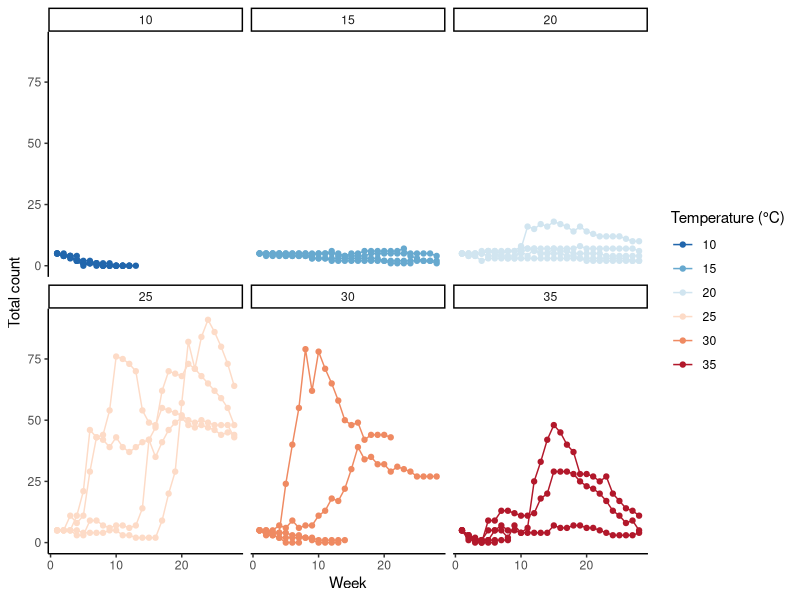
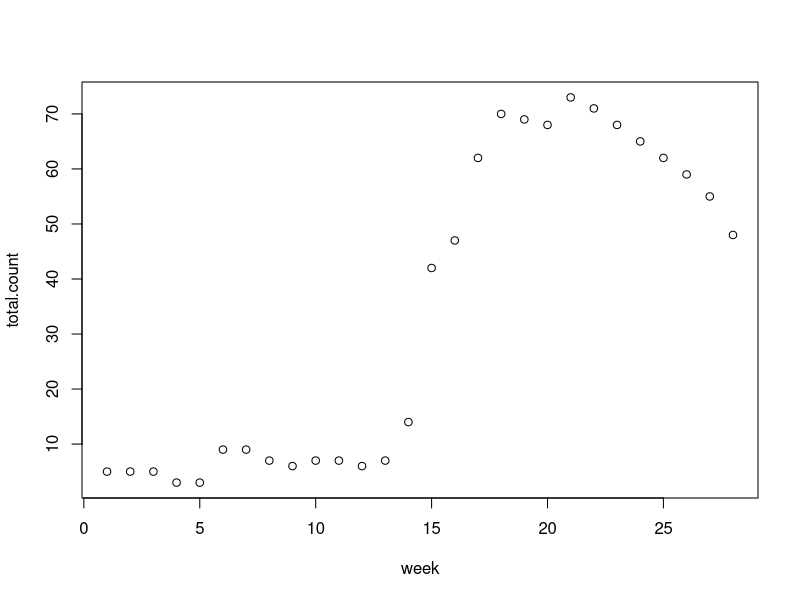
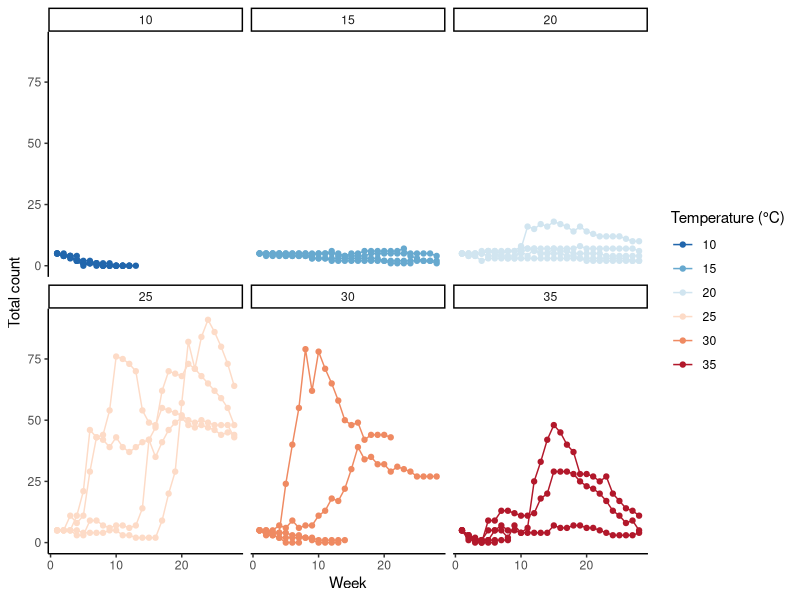

These charts were generated, in order, by the following R code: (Note: this script raises an error after producing the figures.)
### Exploratory analyses for the Biology 306 flour beetle population growth project

# Packages needed:
library(stringr)
library(dplyr)
library(ggplot2)
library(RColorBrewer)

# Dataset needed:
beetle.full <- read.csv("beetle_data_FULL.csv", header = TRUE)

#### STEP 1: Data wrangling ####

# Adding column for temperature
beetle.full$temperature <- sapply(str_split(beetle.full$code, "-"), function(x) tail(x, n = 1))

# Creating a new data frame for total count
beetle <- beetle.full %>%
  group_by(code, week, temperature) %>%
  summarise(total.count = sum(count))

# Calculating mean final density
beetle.max.week <- beetle %>%
  group_by(code) %>%
  filter(week == max(week)) %>%
  group_by(temperature) %>%
  summarise(mean.total.count = mean(total.count))

#### STEP 2: Visualizations ####

#X <- 35 # Swap out for different temperatures
#beetle.subset <- beetle %>%
#  filter(temperature == X)

palette <- rev(brewer.pal(n = 6, name = "RdBu"))

(gg.all <- ggplot(aes(x = week, y = total.count, color = temperature, group = code), 
                  data = beetle) +
  scale_color_manual(values = palette) +
  facet_wrap(~ temperature) +
  theme_classic() +
  geom_line() +
  geom_point() +
  labs(x = "Week", y = "Total count", color = "Temperature (°C)"))
ggsave("all_temps.png", plot = gg.all, width = 10, height = 5)
  

#### STEP 3: Fitting models ####

# Define logistic function (see https://eligurarie.github.io/EFB370/labs/lab6/Lab6_FittingLogisticCurves.html)


N.logistic <- function(x, N0, K, r0) K/(1 + ((K - N0)/N0) * exp(-r0*x))

beetle.subset <- subset(beetle, code == levels(factor(beetle$code))[20]) # specify temp and population
plot(total.count ~ week, data = beetle.subset) #visualize

#ss.logistic.fit <- nls(total.count ~ SSlogis(week, 14, 11, scal), 
#                    data = beetle.subset)

logistic.fit <- nls(total.count ~ N.logistic(week, N0, K, r0), 
                    data = beetle.subset,
                    start = list(N0 = 5, K = 50, r0 = 1))
# Datasets throwing error: 1, 2, 5, 7, 8, 11, 12, 14, 16, 17, 18, 19, 22, 23, 24, 25, 26, 27
summary(logistic.fit)

## IN PROGRESS: Coerce function to start with N0 of 5? 
N.logistic.five <- function(x, K, r0) K/(1 + ((K - 5)/5) * exp(-r0*x))
logistic.fit.five <-  nls(total.count ~ N.logistic.five(week, K, r0), 
                          data = beetle.subset,
                          start = list(K = 50, r0 = 1))


ggplot(beetle.subset, aes(x=week, y=total.count)) + 
  geom_point(size=3) + 
  geom_smooth(method = "nls", method.args = list(formula = y ~ K/(1 + ((K - N0)/N0)*exp(-r0*x)), start = list(N0 = 5, K = 50, r0 = 1)), 
              data = beetle.subset,
              se = FALSE) +
  theme_classic()








#### STOP!!! ####


# The following is a subset of code from Sean, to be tweaked and added in. 
# See original file for appropriate context (Lab_7_Analysis)



#-- Do nls() fits of logistic to time series data (mean_count vs. lab_week)
# Define logistic function (see https://eligurarie.github.io/EFB370/labs/lab6/Lab6_FittingLogisticCurves.html)
N.logistic <- function(x, N0, K, r0) K/(1 + ((K - N0)/N0)*exp(-r0*x))
#--Low temperature [fitted estimates are r0 = 1.33, K = 79.09]
fit_low <- nls(mean_count ~ N.logistic(lab_week, N0, K, r0), data = subset(pooled_average, pooled_average$treatment=='low'), 
               start = list(N0 = 5, K = 60, r0 = 1.5))
summary(fit_low)
#--Med temperature [fitted estimates are r0 = 1.63, K = 57.63]
fit_med <- nls(mean_count ~ N.logistic(lab_week, N0, K, r0), data = subset(pooled_average, pooled_average$treatment=='med'), 
               start = list(N0 = 5, K = 60, r0 = 1.5))
summary(fit_med)
#--High temperature [fitted estimates are r0 = 1.65, K = 35.94]
fit_high <- nls(mean_count ~ N.logistic(lab_week, N0, K, r0), data = subset(pooled_average, pooled_average$treatment=='high'), 
                start = list(N0 = 5, K = 60, r0 = 1.5))
summary(fit_high)

# Make loop to fit model and store parameters in a dataframe (https://stackoverflow.com/questions/71131348/extract-model-parameters-from-nls-model-for-loop)
library(tidyverse)
temp_treatment <- unique(pooled_average$treatment)

# define start to obtain the number and name of fit parameters
start <- list(N0 = 5, K = 60, r0 = 1.5)
# create empty data.frame to store IDs and parameters
params <- data.frame(matrix(nrow = length(temp_treatment), ncol = 1+length(start)))
names(params) <- c("temp_treatment",names(start))

#for loop to run through all the treatments
# (changed to 'seq_along()' to get consecutive 'i's
#  for easier indexing of the 'param'-data.frame)
for (i in seq_along(temp_treatment)){
  #Creating our dataframe for treatment "i"
  Individual_DFs <- pooled_average %>% filter (treatment %in% temp_treatment[i]) 
  
  #Fit model for treatment "i"
  nls.floop <- nls(mean_count ~ N.logistic(lab_week, N0, K, r0),
                   data = Individual_DFs, 
                   start = start)
  
  # store IDs
  params[i,1] <- temp_treatment[i]
  # store fit parameters
  params[i,2:ncol(params)] <- nls.floop$m$getPars()
}

#--Make a quick plot of averaged data, with fitted logistic models (https://stackoverflow.com/questions/46800516/how-to-plot-the-output-from-an-nls-model-fit-in-ggplot2)
plot(pooled_average$lab_week, pooled_average$mean_count,
     pch = 19,
     col = factor(pooled_average$treatment))
library(ggplot2)
ggplot(pooled_average, aes(x=lab_week, y=mean_count, color=treatment)) + 
  geom_point(size=3) + 
  geom_smooth(method = "nls", method.args = list(formula = y ~ K/(1 + ((K - N0)/N0)*exp(-r0*x)), start = start), 
              data = pooled_average,
              se = FALSE,
              aes(color = factor(treatment))) +
  theme_bw(base_size=12) +
  theme(panel.grid.major = element_blank(), panel.grid.minor = element_blank(), 
        axis.line = element_line(colour = "black"))

#--Make some Arrhenius plots
# First, calculate Boltzmann temperature
temp$invBT_eV <- 1/(0.00008617*(temp$temp_C + 273.15))
# Calculate mean 1/kT
library(plyr)
temp_means <- ddply(temp, .(treatment), summarize, invBT_eV_mean=mean(invBT_eV, na.rm=T))
# Add temp data to dataframe with fitted r and K
params$invBT_eV <- temp_means[match(params$temp_treatment,temp_means$treatment),"invBT_eV_mean"]

# Plot K vs. 1/kT
library(ggplot2)
library(scales)
ggplot(params, aes(x=invBT_eV, y=K, color=temp_treatment)) + 
  geom_smooth(method = "lm", se=FALSE, color="black") + 
  geom_point(size=3) + 
  xlab(expression(paste('Inverse temperature ', '<1/',italic('kT'),'>', ' (',  eV^{-1}, ')'))) +
  ylab(expression(paste('Carrying capacity ',italic('K'),' (ind)'))) +
  scale_y_continuous(trans="log", breaks = trans_breaks("log", function(x) exp(x), n=3), 
                     labels = trans_format("log", math_format(e^.x))) +
  theme_bw(base_size=12) +
  theme(panel.grid.major = element_blank(), panel.grid.minor = element_blank(), 
        axis.line = element_line(colour = "black"))
# Estimate E for K
K_Arrhenius <- lm(log(K) ~ invBT_eV, params)
summary(K_Arrhenius)
confint(K_Arrhenius)

# Plot r vs. 1/kT
ggplot(params, aes(x=invBT_eV, y=r0, color=temp_treatment)) + 
  geom_smooth(method = "lm", se=FALSE, color="black") + 
  geom_point(size=3) + 
  xlab(expression(paste('Inverse temperature ', '<1/',italic('kT'),'>', ' (',  eV^{-1}, ')'))) +
  ylab(expression(paste('Intrinsic rate of increase ',italic('r'),' (ind/ind/t)'))) +
  #ylab(expression("Intrinsic rate of increase, r")) +
  scale_y_continuous(trans="log", breaks = trans_breaks("log", function(x) exp(x), n=3), 
                     labels = trans_format("log", math_format(e^.x))) +
  theme_bw(base_size=12) +
  theme(panel.grid.major = element_blank(), panel.grid.minor = element_blank(), 
        axis.line = element_line(colour = "black"))
# Estimate E for K
r_Arrhenius <- lm(log(r0) ~ invBT_eV, params)
summary(r_Arrhenius)
confint(r_Arrhenius)


########################
# Fit each group's curve separately

### NOTE: having issues with convergence that I don't have time to solve now, see https://stackoverflow.com/questions/27547548/solving-error-message-step-halving-factor-reduced-below-minimum-in-nls-step-a

# Make loop to fit model and store parameters in a dataframe (https://stackoverflow.com/questions/71131348/extract-model-parameters-from-nls-model-for-loop)
library(tidyverse)
group <- unique(pooled_sum$section_group)

# define start to obtain the number and name of fit parameters
start <- list(N0 = 5, K = 60, r0 = 1.5)
# create empty data.frame to store IDs and parameters
params_group <- data.frame(matrix(nrow = length(group), ncol = 1+length(start)))
names(params_group) <- c("group",names(start))

#for loop to run through all the groups
# (changed to 'seq_along()' to get consecutive 'i's
#  for easier indexing of the 'param'-data.frame)
for (i in seq_along(group)){
  #Creating our dataframe for group "i"
  Individual_DFs2 <- pooled %>% filter (section_group %in% group[i]) 
  
  #Fit model for treatment "i"
  nls.floop <- nls(count ~ N.logistic(lab_week, N0, K, r0),
                   data = Individual_DFs2, 
                   start = start)
  
  # store IDs
  params_group[i,1] <- group[i]
  # store fit parameters
  params_group[i,2:ncol(params_group)] <- nls.floop$m$getPars()
}



